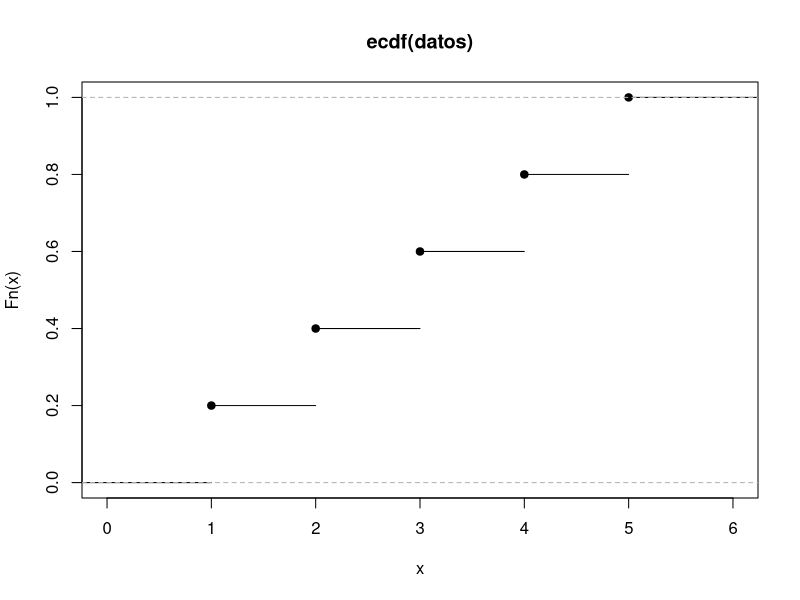
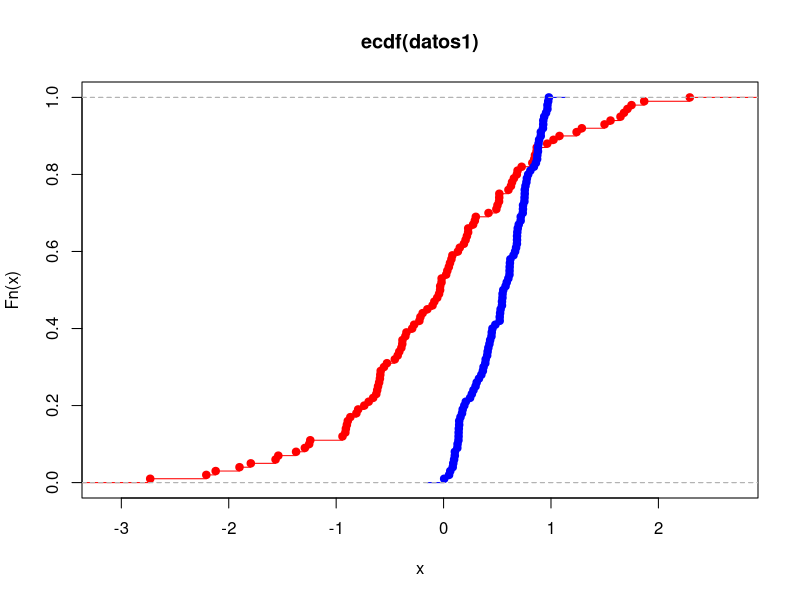

Here is the R script that generated these plots, in order:
## ---- chunk 1
datos <- c(1, 2, 3, 4, 5)
F <- ecdf(datos)
plot(F)
## ---- chunk 2
datos1 <- rnorm(100)
datos2 <- runif(100)
F1 <- ecdf(datos1)
F2 <- ecdf(datos2)
plot(F1, col="red")
lines(F2, col="blue")

## ---- chunk 3
datos <- rnorm(100)
F <- ecdf(datos)
F(0.5)  # Esto te dará la proporción de datos que es menor o igual a 0.5
